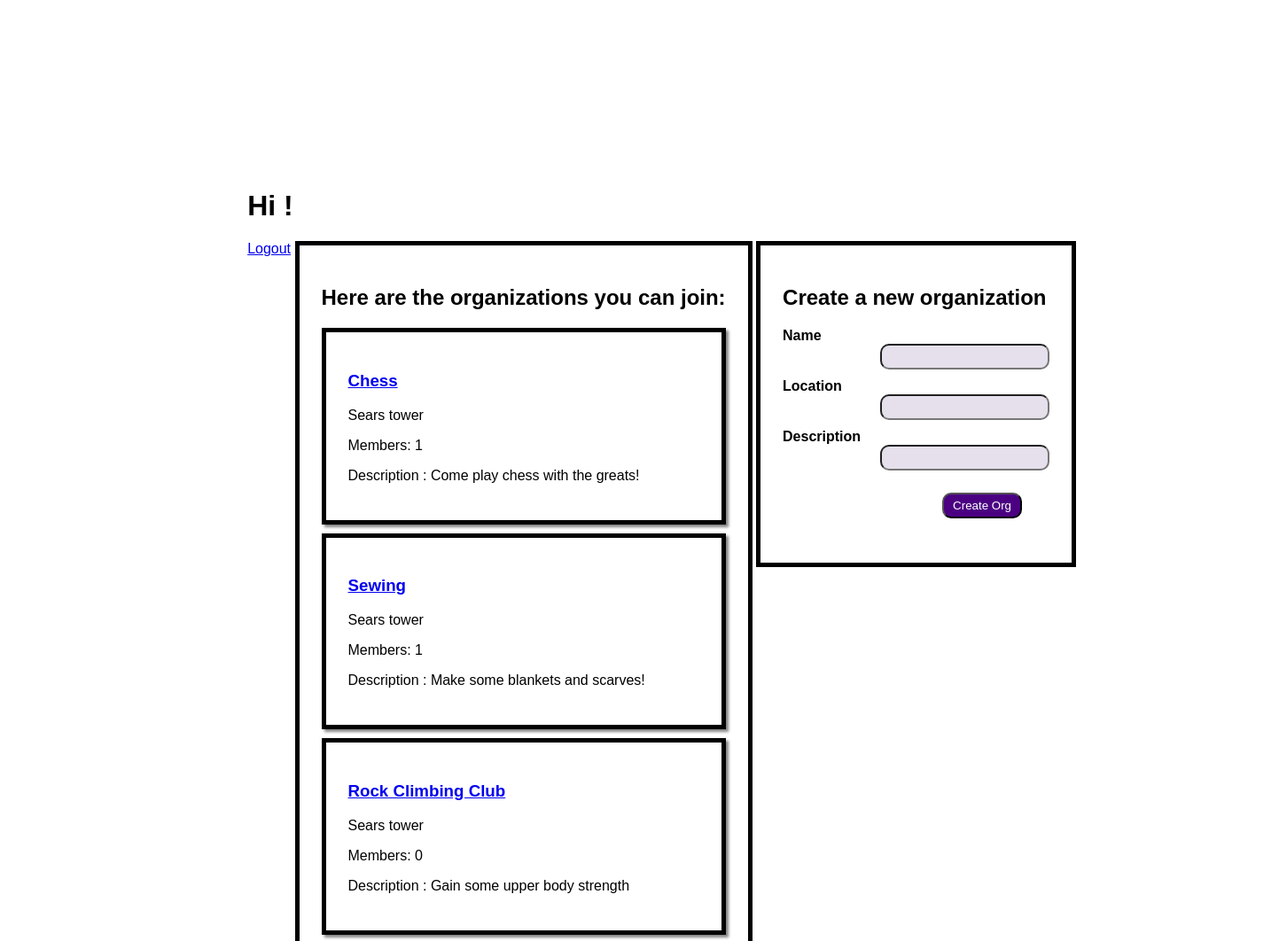
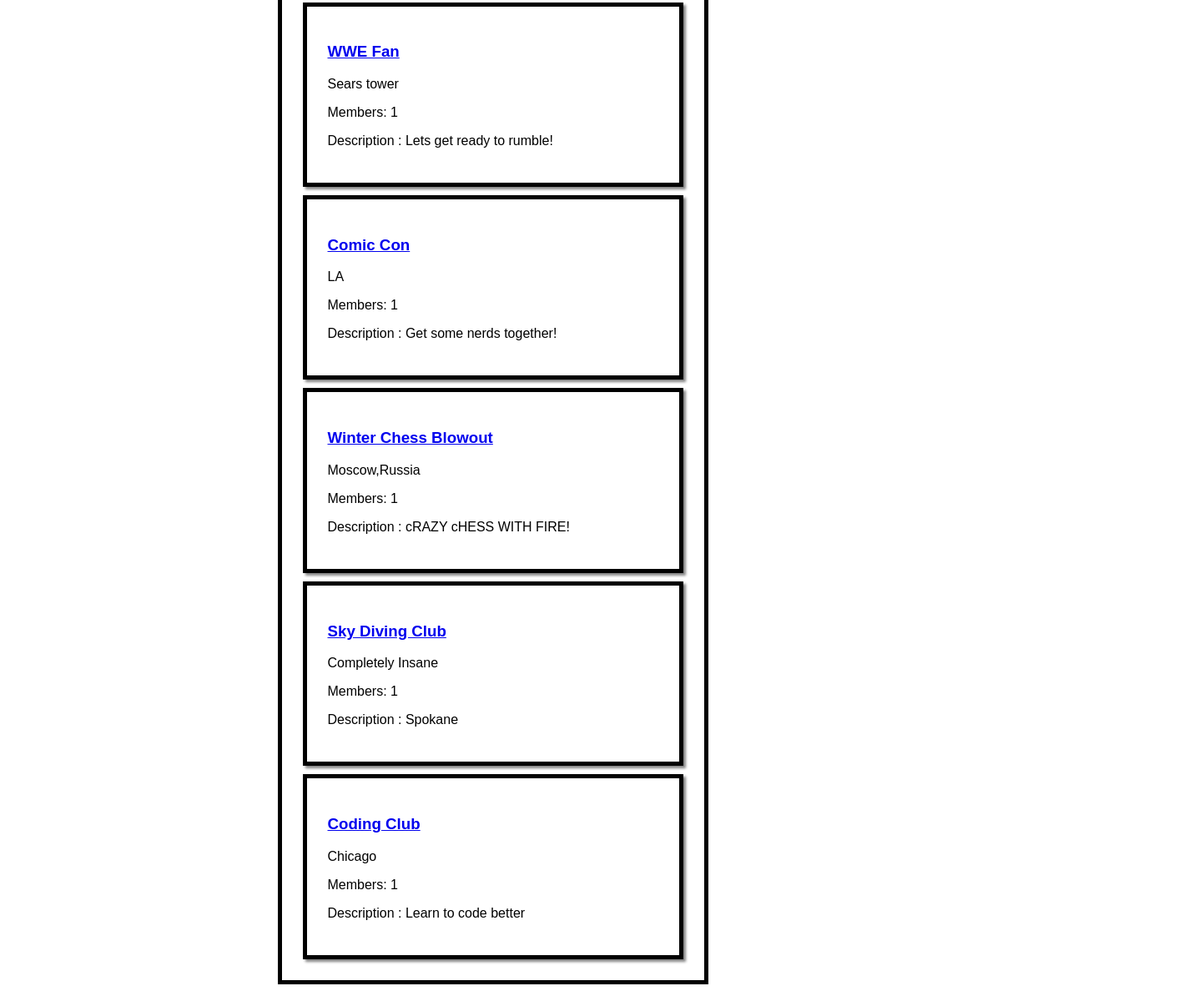
Screenshot of /groups with the database file from the repository (2 pictures, top to bottom).
### Groups_App/models.py (models this page shows)
class Org(models.Model):
    name=models.CharField(max_length=255)
    description=models.CharField(max_length=255)
    location=models.CharField(max_length=255)
    members=models.ManyToManyField(User,related_name="orgs")
    creator=models.ForeignKey(User,related_name='created_orgs',on_delete=models.CASCADE)
    created_at=models.DateTimeField(auto_now_add=True)
    updated_at=models.DateTimeField(auto_now=True)
    objects=OrgManager()

### Groups_App/views.py (the view)
# urls.py: path('groups', views.groups),
def groups(request):
    context= {
        'all_groups':Org.objects.all()
    }
    return render(request,'groups.html',context)

### Groups_App/templates/groups.html (shortened to what this page needs)
<!DOCTYPE html>
<html lang="en">
<head>
    {%load static%}
    <link rel="stylesheet" href="{% static 'style.css' %}">
</head>
<body>
    <div id="wrapper">
        <h1>Hi {{request.session.user_name}}!</h1>
        <a href="/logout">Logout</a>
        <div id="groups" class="content">
            <h2>Here are the organizations you can join:</h2>
            {%for group in all_groups%}
            <div class="group">
                <h3><a href="/groups/{{group.id}}">{{group.name}}</a></h3>
                <p>{{group.location}}</p>
                <p>Members: {{group.members.count}}</p>
                <p>Description : {{group.description}}</p>
            </div>
            {%endfor%}
        </div>
        <div class="content">
            <h2>Create a new organization</h2>
            <form id="createOrg" action="/create_org" method="post">
                <label>Name</label>
                <input id='orgName' type="text" name="name">
                <label>Location</label>
                <input type="text" name="location">
                <label>Description</label>
                <input type="text" name="description">
                <input type="submit" class='submit' value="Create Org">
            </form>
        </div>
    </div>
</body>
</html>

### Groups_App/static/style.css (style rules this page uses)
* { width: auto; }
#wrapper { margin: 0 auto; margin-top: 15%; margin-left: 19%; width: 1200px; font-family: sans-serif; }
label { font-weight: bold; }
input { display: block; margin-bottom: 10px; padding: 5px; border-radius: 10px; background-color: rgb(229, 224, 235); margin-left: 110px; }
.submit { background-color: indigo; color: white; padding: 5px 10px; border-radius: 10px; margin: 25px 0 25px 180px; }
.content { display: inline-block; border: 5px solid black; vertical-align: top; padding: 25px; }
.group { border: 5px solid black; padding: 25px; margin-top: 10px; box-shadow: 3px 3px 3px rgb(131, 131, 131); }

### rows the page displays
Org: name "Chess", location "Sears tower", members.count "1", description "Come play chess with the greats!"
Org: name "Sewing", location "Sears tower", members.count "1", description "Make some blankets and scarves!"
Org: name "Rock Climbing Club", location "Sears tower", members.count "0", description "Gain some upper body strength"
Org: name "WWE Fan", location "Sears tower", members.count "1", description "Lets get ready to rumble!"
Org: name "Comic Con", location "LA", members.count "1", description "Get some nerds together!"
Org: name "Winter Chess Blowout", location "Moscow,Russia", members.count "1", description "cRAZY cHESS WITH FIRE!"
Org: name "Sky Diving Club", location "Completely Insane", members.count "1", description "Spokane"
Org: name "Coding Club", location "Chicago", members.count "1", description "Learn to code better"
